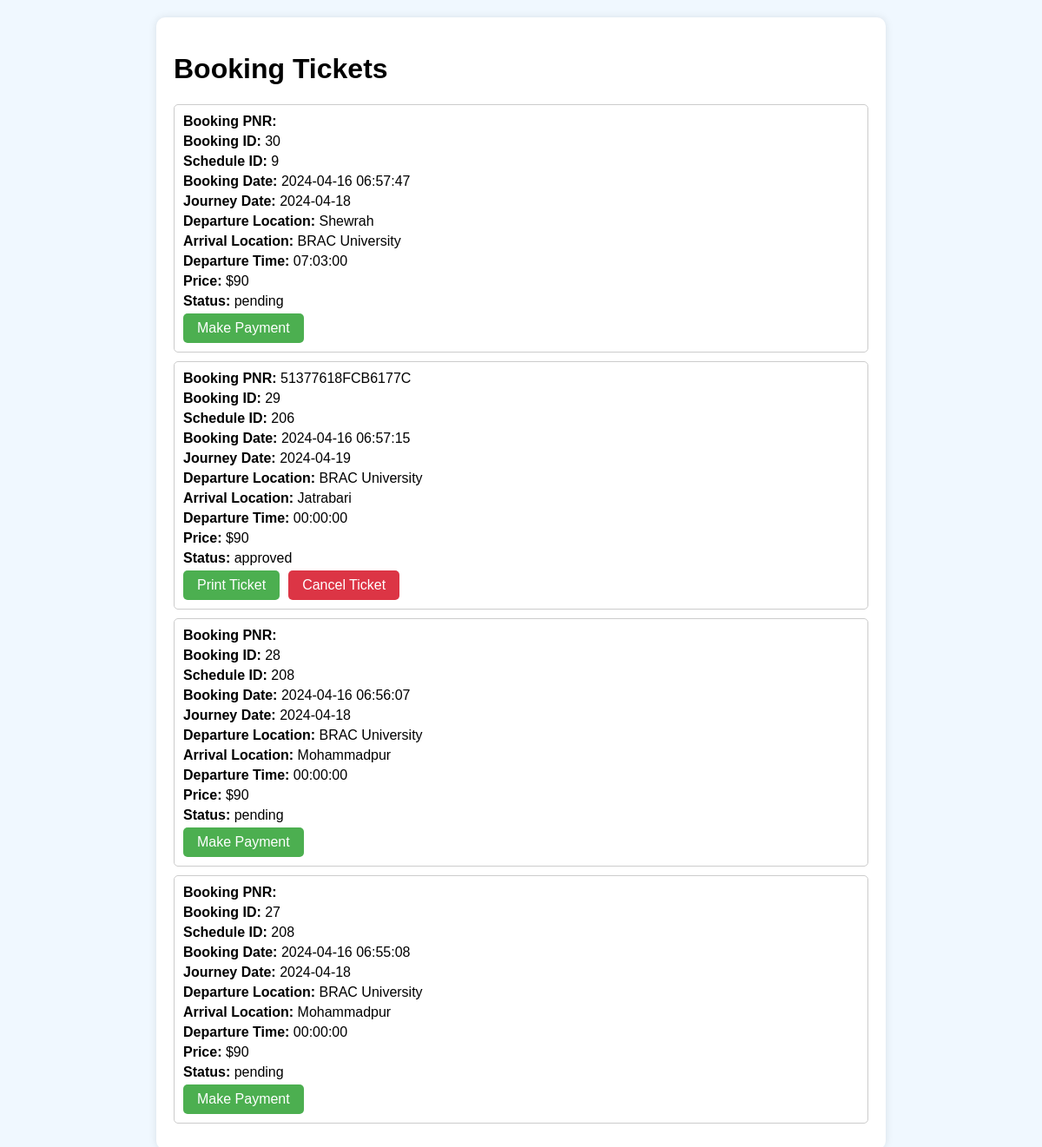
The app's page /view_bookings.php (signed in) with its own data.
### tables this page shows
CREATE TABLE `bookings` (
  `booking_pnr` varchar(255) NOT NULL,
  `booking_id` int(11) NOT NULL,
  `user_id` int(11) DEFAULT NULL,
  `schedule_id` int(11) DEFAULT NULL,
  `schedule_id_2` int(11) DEFAULT NULL,
  `booking_date` timestamp NOT NULL DEFAULT current_timestamp(),
  `departure_location` varchar(250) NOT NULL,
  `arrival_location` varchar(250) NOT NULL,
  `departure_time` time NOT NULL,
  `price` int(40) NOT NULL,
  `status` enum('pending','approved','rejected') DEFAULT 'pending',
  `journey_date` date DEFAULT NULL
);

CREATE TABLE `bus_schedules` (
  `schedule_id` int(11) NOT NULL,
  `departure_location` varchar(100) DEFAULT NULL,
  `arrival_location` varchar(100) DEFAULT NULL,
  `departure_time` time DEFAULT NULL,
  `arrival_time` time DEFAULT NULL,
  `bus_capacity` int(11) DEFAULT NULL,
  `price` decimal(10,2) DEFAULT NULL,
  `available_seats` int(11) DEFAULT NULL,
  `is_active` tinyint(1) DEFAULT 1,
  `Route` int(11) DEFAULT NULL
);

### view_bookings.php (the view, shortened to what this page needs)
<?php
include 'config.php';
$user_id = $_SESSION['user_id'];
$sql_tickets = "SELECT * FROM bookings WHERE user_id='$user_id' ORDER BY booking_date DESC";
$result_tickets = $conn->query($sql_tickets);
?>
<!DOCTYPE html>
<html lang="en">
<head>
</head>
<body>
    <div class="container">
        <h1>Booking Tickets</h1>
        <?php
        if ($result_tickets->num_rows > 0) {
            while ($row = $result_tickets->fetch_assoc()) {
                echo '<div class="booking-ticket">';
                echo '<div class="booking-info"><strong>Booking PNR:</strong> ' . $row['booking_pnr'] . '</div>';
                echo '<div class="booking-info"><strong>Booking ID:</strong> ' . $row['booking_id'] . '</div>';
                if ($row['departure_location'] === 'BRAC University') {
                    $schedule_id = $row['schedule_id_2'];
                } elseif ($row['arrival_location'] === 'BRAC University') {
                    $schedule_id = $row['schedule_id'];
                } else {
                    $schedule_id = $row['schedule_id'];
                }
                echo '<div class="booking-info"><strong>Schedule ID:</strong> ' . $schedule_id . '</div>';
                echo '<div class="booking-info"><strong>Booking Date:</strong> ' . $row['booking_date'] . '</div>';
                echo '<div class="booking-info"><strong>Journey Date:</strong> ' . $row['journey_date'] . '</div>';
                echo '<div class="booking-info"><strong>Departure Location:</strong> ' . $row['departure_location'] . '</div>';
                echo '<div class="booking-info"><strong>Arrival Location:</strong> ' . $row['arrival_location'] . '</div>';
$sql_departure_time = "SELECT departure_time FROM bus_schedules WHERE departure_location='" . $row['departure_location'] . "'";
$result_departure_time = $conn->query($sql_departure_time);
if ($result_departure_time->num_rows > 0) {
    $departure_time_row = $result_departure_time->fetch_assoc();
    $departure_time = $departure_time_row['departure_time'];
} else {
    $sql_departure_time_2 = "SELECT departure_time FROM bus_schedules_2 WHERE departure_location='" . $row['departure_location'] . "'";
    $result_departure_time_2 = $conn->query($sql_departure_time_2);
    if ($result_departure_time_2->num_rows > 0) {
        $departure_time_row_2 = $result_departure_time_2->fetch_assoc();
        $departure_time = $departure_time_row_2['departure_time'];
    } else {
        $departure_time = "N/A";
    }
}
echo '<div class="booking-info"><strong>Departure Time:</strong> ' . $departure_time . '</div>';
                echo '<div class="booking-info"><strong>Price:</strong> $' . $row['price'] . '</div>';
                echo '<div class="booking-info"><strong>Status:</strong> ' . $row['status'] . '</div>';
                if ($row['status'] === 'rejected') {
                    echo '<div class="rejected-message">Admin has canceled your ticket.</div>';
                } elseif ($row['status'] === 'pending') {
                    echo '<a href="transaction.php?booking_id=' . $row['booking_id'] . '" class="payment-button">Make Payment</a>';
                } else {
                    $sql_check_payment = "SELECT * FROM transactions WHERE booking_id='" . $row['booking_id'] . "'";
                    $result_check_payment = $conn->query($sql_check_payment);
                    if ($result_check_payment->num_rows > 0) {
                        echo '<a href="print_ticket.php?booking_id=' . $row['booking_id'] . '" class="payment-button">Print Ticket</a>';
                        echo '<a href="cancel_ticket.php?booking_id=' . $row['booking_id'] . '" class="cancel-button">Cancel Ticket</a>';
                    }
                }
                echo '</div>';
            }
        } else {
            echo "<p>No booking tickets found for this user.</p>";
        }
        ?>
    </div>
</body>
</html>

### view_bookings.php (style rules this page uses)
body { font-family: Arial, sans-serif; background-color: #f0f8ff; margin: 0; padding: 0; }
.container { max-width: 800px; margin: 20px auto; padding: 20px; background-color: #fff; border-radius: 10px; box-shadow: 0 0 10px rgba(0, 0, 0, 0.1); }
.booking-ticket { border: 1px solid #ccc; padding: 10px; margin-bottom: 10px; border-radius: 5px; }
.booking-info { margin-bottom: 5px; }
.payment-button { background-color: #4CAF50; color: white; border: none; padding: 8px 16px; text-align: center; text-decoration: none; display: inline-block; border-radius: 5px; cursor: pointer; transition: background-color 0.3s; }
.cancel-button { background-color: #dc3545; color: white; border: none; padding: 8px 16px; text-align: center; text-decoration: none; display: inline-block; border-radius: 5px; cursor: pointer; transition: background-color 0.3s; margin-left: 10px; }

### records on screen
bookings: booking_id "30", schedule "9", booking_date "2024-04-16 06:57:47", journey_date "2024-04-18", departure_location "Shewrah", arrival_location "BRAC University", schedule.departure_time "07:03:00", price "90", status "pending"
bookings: booking_pnr "51377618FCB6177C", booking_id "29", schedule_id_2 "206", booking_date "2024-04-16 06:57:15", journey_date "2024-04-19", departure_location "BRAC University", arrival_location "Jatrabari", departure_time "00:00:00", price "90", status "approved"
bookings: booking_id "28", schedule_id_2 "208", booking_date "2024-04-16 06:56:07", journey_date "2024-04-18", departure_location "BRAC University", arrival_location "Mohammadpur", departure_time "00:00:00", price "90", status "pending"
bookings: booking_id "27", schedule_id_2 "208", booking_date "2024-04-16 06:55:08", journey_date "2024-04-18", departure_location "BRAC University", arrival_location "Mohammadpur", departure_time "00:00:00", price "90", status "pending"
